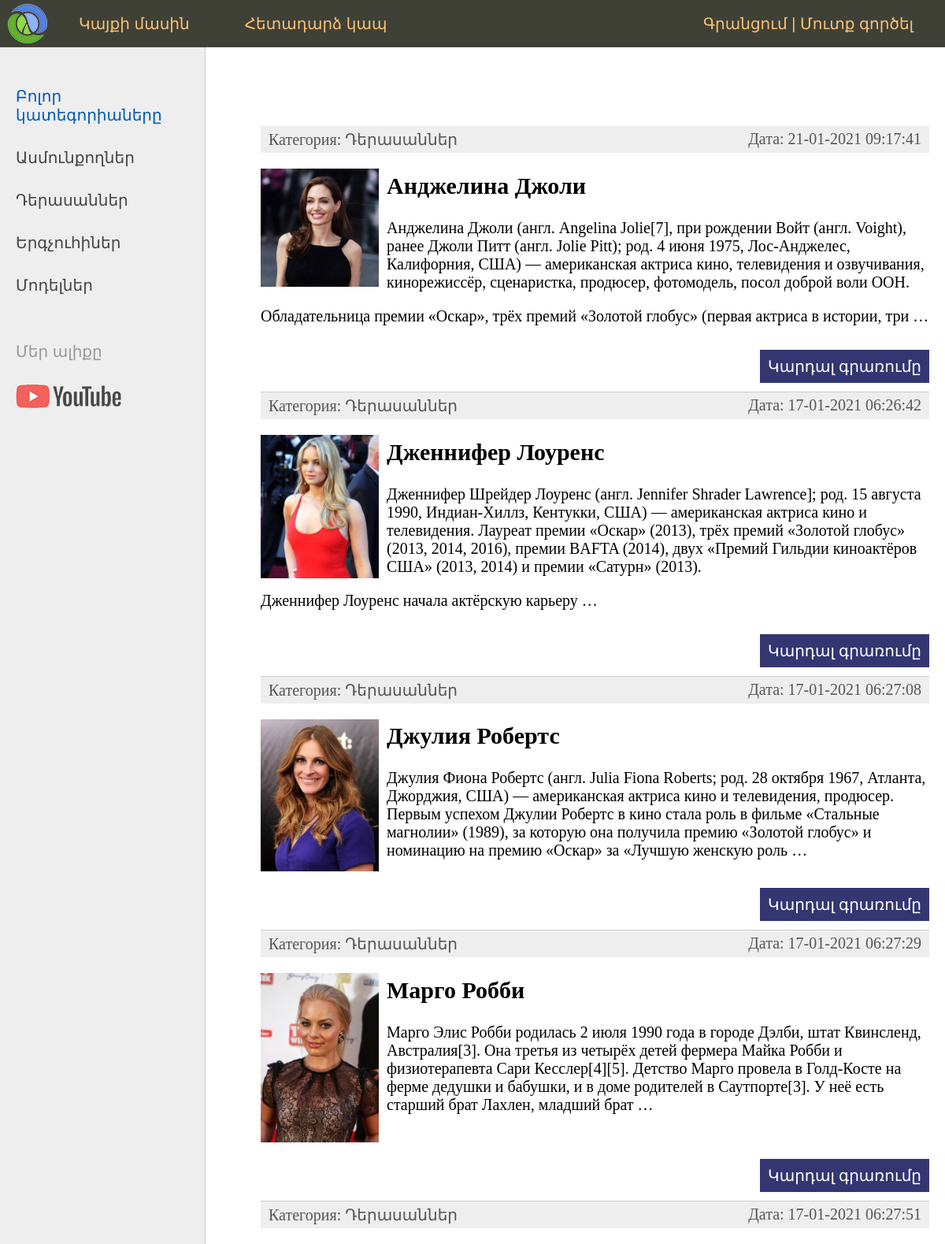
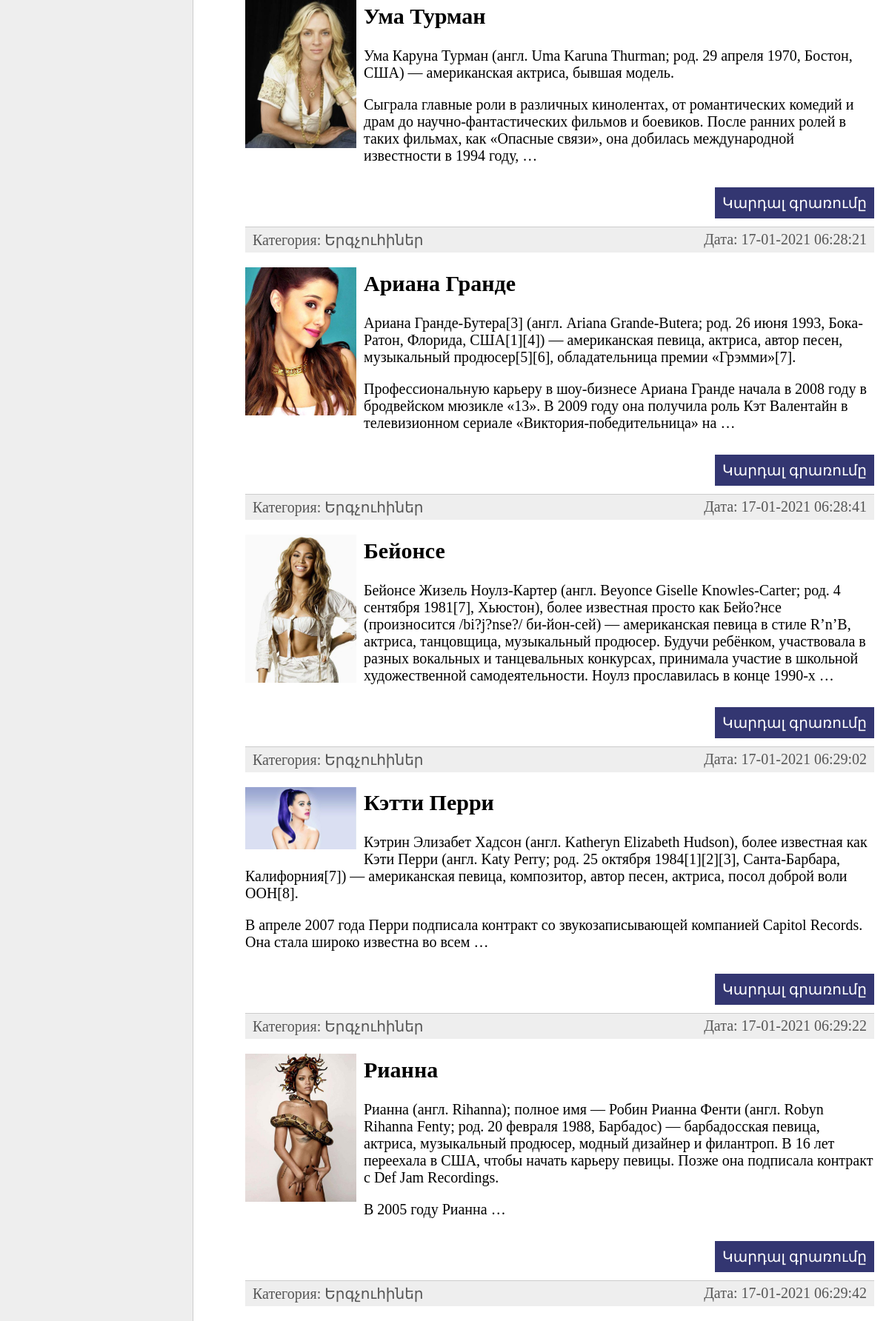
The page / (upper part) on the database its author committed (2 pictures, top to bottom).
### women/models.py (models this page shows, shortened)
class Category(models.Model):
    name = models.CharField(max_length=100, db_index=True, verbose_name="Կատեգորիա")
    slug = models.SlugField(max_length=255, unique=True, db_index=True, verbose_name="URL")
    def __str__(self):
        return self.name
    def get_absolute_url(self):
        return reverse('category', kwargs={'cat_slug': self.slug})
    class Meta:
        verbose_name = 'Կատեգորիա'
        verbose_name_plural = 'Կատեգորիաներ'
        ordering = ['id']

class Women(models.Model):
    title = models.CharField(max_length=255, verbose_name="Վերնագիր")
    slug = models.SlugField(max_length=255, unique=True, db_index=True, verbose_name="URL")
    content = models.TextField(blank=True, verbose_name="Հոդվածի տեքստը")
    photo = models.ImageField(upload_to="photos/%Y/%m/%d/", verbose_name="Նկար")
    time_create = models.DateTimeField(auto_now_add=True, verbose_name="Ստեղծման ամսաթիվը")
    time_update = models.DateTimeField(auto_now=True, verbose_name="Փոփոխման ամսաթիվը")
    is_published = models.BooleanField(default=True, verbose_name="Հրապարակում")
    cat = models.ForeignKey('Category', on_delete=models.PROTECT, verbose_name="Կատեգորիաներ")
    def get_absolute_url(self):
        return reverse('post', kwargs={'post_slug': self.slug})
    class Meta:
        verbose_name = 'Հայտնի կին'
        verbose_name_plural = 'Հայտնի կանայք'
        ordering = ['id']

### women/views.py (the view)
# urls.py: path('', WomenHome.as_view(), name='home'),
class WomenHome(DataMixin, ListView):
    model = Women
    template_name = 'women/index.html'
    context_object_name = 'posts'
    def get_context_data(self, *, object_list=None, **kwargs):
        context = super().get_context_data(**kwargs)
        c_def = self.get_user_context(title="Գլխավոր էջ")
        return dict(list(context.items()) + list(c_def.items()))
    def get_queryset(self):
        return Women.objects.filter(is_published=True).select_related('cat')

### women/utils.py (called while the page is built)
    def get_user_context(self, **kwargs):
        context = kwargs
        cats = Category.objects.annotate(Count('women'))
        user_menu = menu.copy()
        if not self.request.user.is_authenticated:
            user_menu.pop(1)
        context['menu'] = user_menu
        context['cats'] = cats
        if 'cat_selected' not in context:
            context['cat_selected'] = 0
        return context

### women/templates/women/index.html (shortened to what this page needs)
{% extends 'women/base.html' %}
{% block content %}
<ul class="list-articles">
	{% for p in posts %}
			<li><div class="article-panel">
	<p class="first">Категория: {{p.cat}}</p>
	<p class="last">Дата: {{p.time_update|date:"d-m-Y H:i:s"}}</p>
</div>
{% if p.photo %}
	<p><img class="img-article-left thumb" src="{{p.photo.url}}"></p>
{% endif %}
				<h2>{{p.title}}</h2>
	{% autoescape on %}
	{{p.content|linebreaks|truncatewords:50}}
	{% endautoescape %}
			<p class="link-read-post"><a href="{{ p.get_absolute_url }}">Կարդալ գրառումը</a></p>
				{% load static %}
				<link rel="stylesheet" type="text/css" href="{% static 'women/css/styles.css' %}">
			</li>
	{% endfor %}
</ul>
{% endblock %}

### women/templates/women/base.html (shortened to what this page needs)
{% load static %}
{% load women_tags %}
<!DOCTYPE html>
<html>
<head>
	<link type="text/css" href="{% static 'women/css/styles.css' %}" rel="stylesheet" />
</head>
<body>
<table class="table-page" border=0 cellpadding="0" cellspacing="0">
<tr><td valign=top>
{% block mainmenu %}
		<div class="header">
			<ul id="mainmenu" class="mainmenu">
			<li class="logo"><a href="{% url 'home' %}"><div class="logo"></div></a></li>
{% for m in menu %}
			<li><a href="{% url m.url_name %}">{{m.title}}</a></li>
{% endfor %}
				{% if request.user.is_authenticated %}
				<li class="last"> {{user.username}} | <a href="{% url 'logout' %}">Դուրս գալ</a></li>
				{% else %}
				<li class="last"><a href="{% url 'register' %}">Գրանցում</a> | <a href="{% url 'login' %}">Մուտք գործել</a></li>
				{% endif %}
			</ul>
		</div>
{% endblock mainmenu %}
<table class="table-content" border=0 cellpadding="0" cellspacing="0">
<tr>
	<td valign="top" class="left-chapters">
	<ul id="leftchapters">
{% if cat_selected == 0 %}
		<li class="selected">Բոլոր կատեգորիաները</li>
{% else %}
		<li><a href="{% url 'home' %}">Բոլոր կատեգորիաները</a></li>
{% endif %}
{% for c in cats %}
{% if c.women__count > 0 %}
	{% if c.pk == cat_selected %}
		<li class="selected">{{c.name}}</li>
	{% else %}
		<li><a href="{{ c.get_absolute_url }}">{{c.name}}</a></li>
	{% endif %}
{% endif %}
{% endfor %}
		<li class="share">
		<p>Մեր ալիքը</p>
		<a class="share-yt" href="https://www.youtube.com/channel/UClJzWfGWuGJL2t-3dYKcHTA/playlists" target="_blank" rel="nofollow"></a>
		</li>
	</ul>
</td>
<td valign="top" class="content">
	<div class="content-text">
{% block content %}
{% endblock %}
	</div>
</td></tr></table>
</td></tr>
</table>
</body>
</html>

### women/static/women/css/styles.css (style rules this page uses)
html, body { font-family: 'Arial'; margin: 0; padding: 0; height: 100%; width: 100%; color: #444; }
a { color: #0059b2; text-decoration: none; }
img { max-width: 600px; height: auto; }
img.img-article-left { max-width: 300px; height: auto; float: left; padding: 0 10px 10px 0; }
img.img-article-left.thumb { max-width: 150px; height: auto; }
p.link-read-post { text-align: right; }
p.link-read-post a { padding: 10px; min-width: 100px; background: #333671; color: #fff; text-decoration: none; }
div.article-panel { background: #eee; padding: 5px 10px 5px 10px; box-sizing border-box; overflow: hidden; color: #555; }
div.article-panel p.first { margin: 0; float: left; }
div.article-panel p.last { margin: 0; float: right; }
ul.list-articles { list-style: none; margin: 0; padding: 0; }
ul.list-articles li { border-bottom: 1px solid #ccc; }
.table-page { width: 100%; height: 100%; vertical-align: top; }
.table-page tr { height: 100%; }
.header { background: #3F4137; height: 60px; }
.logo { background: url('../images/logo.png') no-repeat 10px 5px; width: 70px; height: 60px; }
ul.mainmenu { list-style: none; margin: 0; padding: 0; height: 60px; color: #fdc073; font-size: 20px; overflow: hidden; }
ul.mainmenu li { float: left; margin: 18px 40px 0 30px; }
ul.mainmenu li.logo { margin: 0; }
ul.mainmenu li.last { float: right; }
ul.mainmenu li a { color: #fdc073; text-decoration: none; }
.table-content { width: 100%; min-height: 100%; height: 100%; }
.left-chapters { margin: 0; background: #eee; border-right: 1px solid #ccc; min-height: 100%; }
.left-chapters ul { width: 230px; min-height: 100%; margin: 0; padding: 20px 10px 10px 20px; list-style: none; font-size: 20px; }
.left-chapters ul li { margin: 30px 0 0 0; color: #999; }
.left-chapters ul li.selected { color: #0059b2; }
.left-chapters ul li a { color: #444; text-decoration: none; }
.left-chapters ul li.share { margin: 60px 0 0 0; }
.left-chapters ul li.share p { margin: 30px 0 30px 0; }
.left-chapters ul li.share a { display: inline-block; width: 40px; height: 40px; margin: 0 20px 0 0; }
.left-chapters ul li.share a.share-yt { width: 100%; height: 30px; background: url('../images/share_yt.png') no-repeat 0 0 }
.content { padding: 40px 20px 20px 40px; width: 100%; box-sizing: border-box; }
.content-text { margin: 60px 0 0 30px; color: #000; font-size: 20px; font-family: Yandex Sans Display Light; }

### rows shown on the page
Category: name "Ասմունքողներ"
Category: name "Դերասաններ"
Category: name "Երգչուհիներ"
Category: name "Մոդելներ"
Women: cat "Դերասաններ", time_update "21-01-2021 09:17:41", photo (picture), title "Анджелина Джоли", content "Анджелина Джоли (англ. Angelina Jolie[7], при рождении Войт (англ. Voight), ранее Джоли Питт (англ. Jolie Pitt); род. 4 июня 1975, Лос-Анджелес, Калифорния, США) — американская актриса кино, телевидения и озвучивания, кинорежиссёр, сценаристка, продюсер, фотомодель, посол доброй воли ООН. Обладательница премии «Оскар», трёх премий «Золотой глобус» (первая актриса в истории, три …"
Women: cat "Դերասաններ", time_update "17-01-2021 06:26:42", photo (picture), title "Дженнифер Лоуренс", content "Дженнифер Шрейдер Лоуренс (англ. Jennifer Shrader Lawrence]; род. 15 августа 1990, Индиан-Хиллз, Кентукки, США) — американская актриса кино и телевидения. Лауреат премии «Оскар» (2013), трёх премий «Золотой глобус» (2013, 2014, 2016), премии BAFTA (2014), двух «Премий Гильдии киноактёров США» (2013, 2014) и премии «Сатурн» (2013). Дженнифер Лоуренс начала актёрскую карьеру …"
Women: cat "Դերասաններ", time_update "17-01-2021 06:27:08", photo (picture), title "Джулия Робертс", content "Джулия Фиона Робертс (англ. Julia Fiona Roberts; род. 28 октября 1967, Атланта, Джорджия, США) — американская актриса кино и телевидения, продюсер. Первым успехом Джулии Робертс в кино стала роль в фильме «Стальные магнолии» (1989), за которую она получила премию «Золотой глобус» и номинацию на премию «Оскар» за «Лучшую женскую роль …"
Women: cat "Դերասաններ", time_update "17-01-2021 06:27:29", photo (picture), title "Марго Робби", content "Марго Элис Робби родилась 2 июля 1990 года в городе Дэлби, штат Квинсленд, Австралия[3]. Она третья из четырёх детей фермера Майка Робби и физиотерапевта Сари Кесслер[4][5]. Детство Марго провела в Голд-Косте на ферме дедушки и бабушки, и в доме родителей в Саутпорте[3]. У неё есть старший брат Лахлен, младший брат …"
Women: cat "Դերասաններ", time_update "17-01-2021 06:27:51", photo (picture), title "Ума Турман", content "Ума Каруна Турман (англ. Uma Karuna Thurman; род. 29 апреля 1970, Бостон, США) — американская актриса, бывшая модель. Сыграла главные роли в различных кинолентах, от романтических комедий и драм до научно-фантастических фильмов и боевиков. После ранних ролей в таких фильмах, как «Опасные связи», она добилась международной известности в 1994 году, …"
Women: cat "Երգչուհիներ", time_update "17-01-2021 06:28:21", photo (picture), title "Ариана Гранде", content "Ариана Гранде-Бутера[3] (англ. Ariana Grande-Butera; род. 26 июня 1993, Бока-Ратон, Флорида, США[1][4]) — американская певица, актриса, автор песен, музыкальный продюсер[5][6], обладательница премии «Грэмми»[7]. Профессиональную карьеру в шоу-бизнесе Ариана Гранде начала в 2008 году в бродвейском мюзикле «13». В 2009 году она получила роль Кэт Валентайн в телевизионном сериале «Виктория-победительница» на …"
Women: cat "Երգչուհիներ", time_update "17-01-2021 06:28:41", photo (picture), title "Бейонсе", content "Бейонсе Жизель Ноулз-Картер (англ. Beyonce Giselle Knowles-Carter; род. 4 сентября 1981[7], Хьюстон), более известная просто как Бейо?нсе (произносится /bi?j?nse?/ би-йон-сей) — американская певица в стиле R’n’B, актриса, танцовщица, музыкальный продюсер. Будучи ребёнком, участвовала в разных вокальных и танцевальных конкурсах, принимала участие в школьной художественной самодеятельности. Ноулз прославилась в конце 1990-х …"
Women: cat "Երգչուհիներ", time_update "17-01-2021 06:29:02", photo (picture), title "Кэтти Перри", content "Кэтрин Элизабет Хадсон (англ. Katheryn Elizabeth Hudson), более известная как Кэти Перри (англ. Katy Perry; род. 25 октября 1984[1][2][3], Санта-Барбара, Калифорния[7]) — американская певица, композитор, автор песен, актриса, посол доброй воли ООН[8]. В апреле 2007 года Перри подписала контракт со звукозаписывающей компанией Capitol Records. Она стала широко известна во всем …"
Women: cat "Երգչուհիներ", time_update "17-01-2021 06:29:22", photo (picture), title "Рианна", content "Рианна (англ. Rihanna); полное имя — Робин Рианна Фенти (англ. Robyn Rihanna Fenty; род. 20 февраля 1988, Барбадос) — барбадосская певица, актриса, музыкальный продюсер, модный дизайнер и филантроп. В 16 лет переехала в США, чтобы начать карьеру певицы. Позже она подписала контракт с Def Jam Recordings. В 2005 году Рианна …"
Women: cat "Երգչուհիներ", time_update "17-01-2021 06:29:42"

### other values the page prints
{{ m.title }} "Կայքի մասին" "Հետադարձ կապ"
